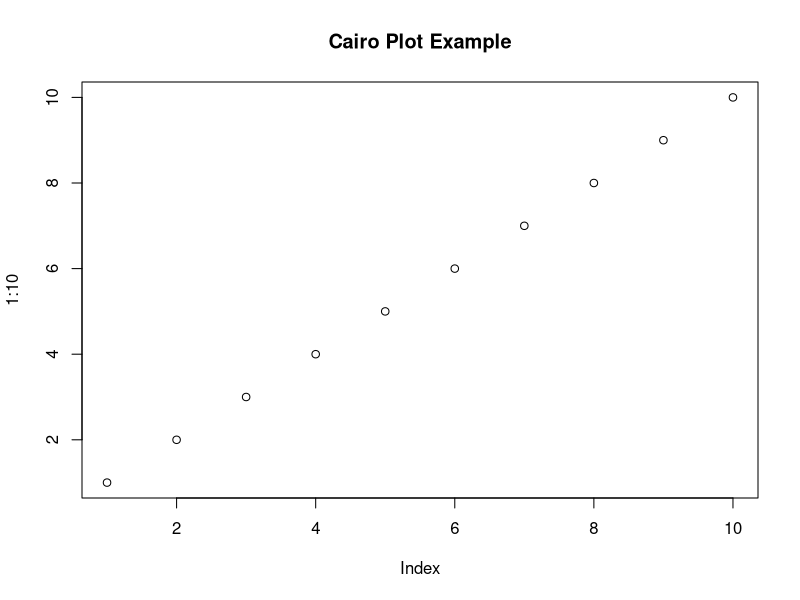
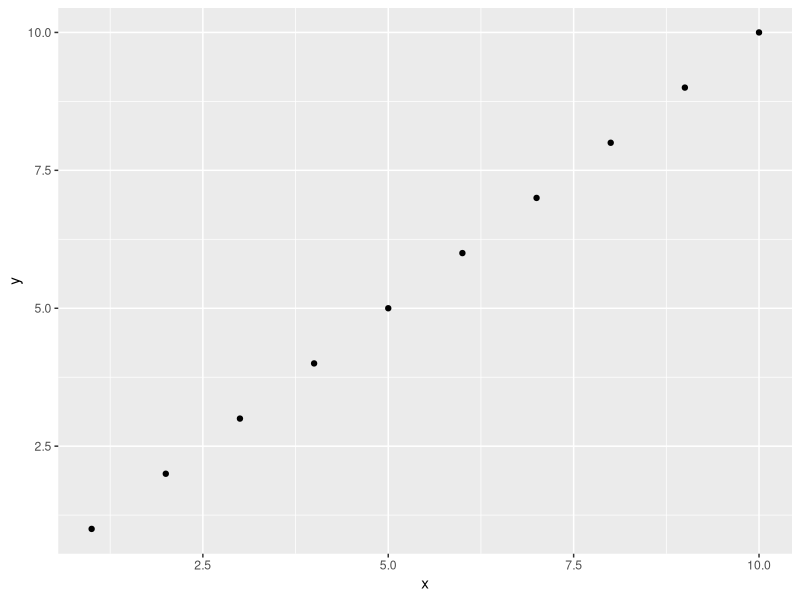
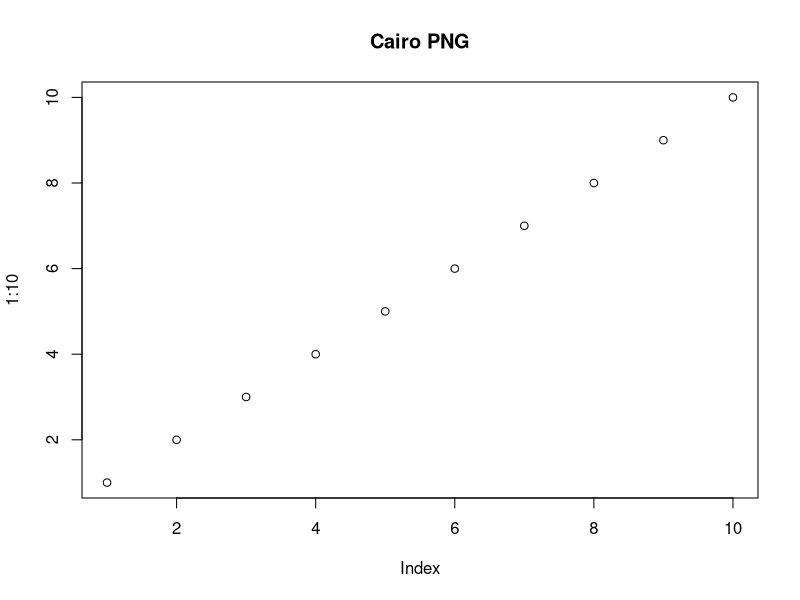
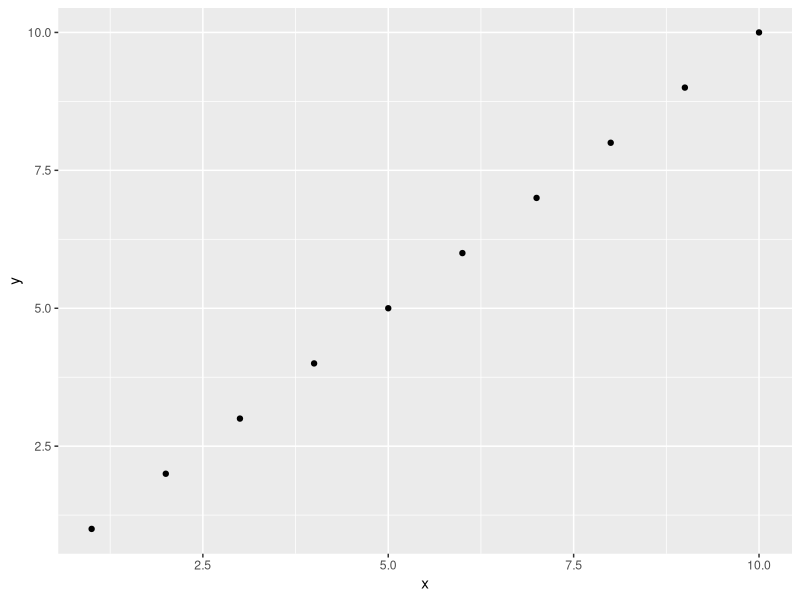

Source code (R) for these figures, in order:
library(Cairo) 

# if not installed, install Cairo by typing install.library("Cairo"), then run this example again

# Example plot
plot(1:10, main = "Cairo Plot Example")

# Saving as PNG with Cairo
png("cairo_plot.png", type = "cairo")
plot(1:10, main = "Cairo PNG")
dev.off()

# Saving as PDF with Cairo (with ggsave)
library(ggplot2)
p <- ggplot(data.frame(x = 1:10, y = 1:10), aes(x, y)) + geom_point()

p # does it look better on screen?

ggsave("cairo_plot.pdf", plot = p, device = cairo_pdf)
